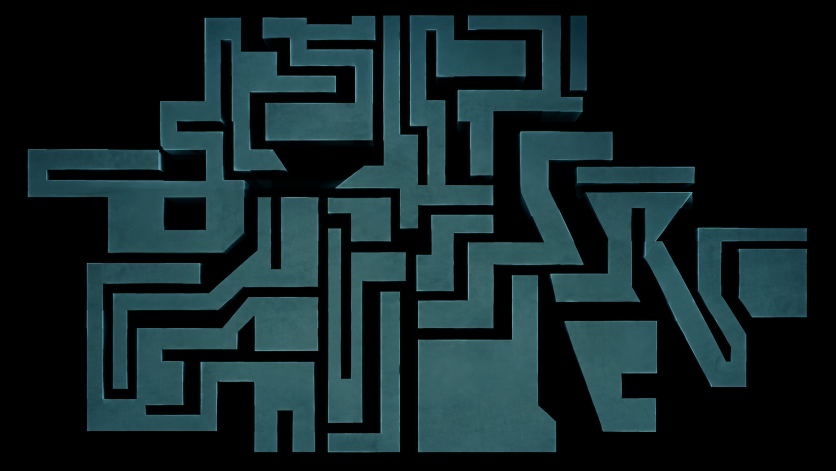
#> input picture assets/runtime/images/Carrier maze.png, 1672 x 941 px (shown at 1/2 size); its folder holds only this picture in this run
$ python track-maze-wall-flow.py
#> lines starting #> are read from the running program, lines starting #| are printed output that depends on the picture
"""Second local trial: forward/backward checked optical-flow tracks into COLMAP.
Run after track-maze-wall.py; uses its static-wall masks and processing inputs.
"""
import pathlib,json,sqlite3
import cv2
import numpy as np
import pycolmap as pc
base=pathlib.Path(__file__).resolve().parents[2]/'test-results/maze-arena/maze-wall-video'
reports=[]
for clip in [1,2]:
 source=base/f'sfm-clip{clip}'; output=base/f'flow-clip{clip}';output.mkdir(exist_ok=True)
 paths=sorted((source/'images').glob('*.png')); observations=[];frames=[];next_id=0
 previous=None;active=np.empty((0,1,2),np.float32);ids=np.empty(0,np.int64)
 for path in paths:
  gray=cv2.imread(str(path),0);gray=cv2.GaussianBlur(gray,(7,7),1.4)
#> after `gray = cv2.imread(str(path), 0)`:
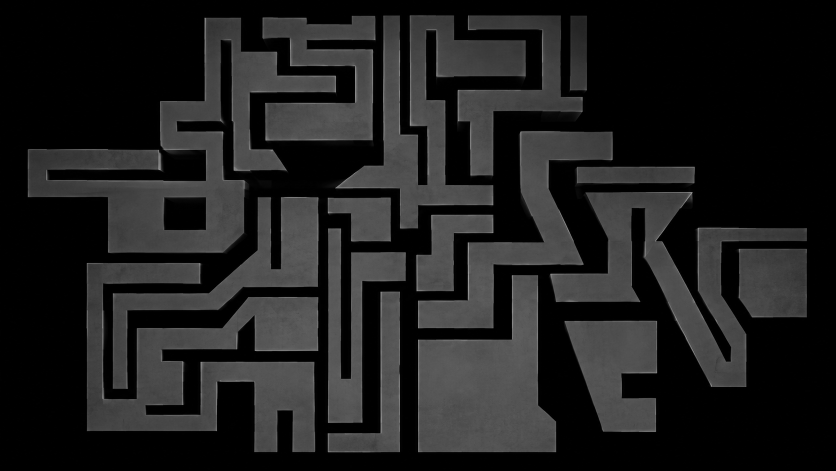
#> gray: shape (941, 1672) (shown at 1/2 size); min 0, max 177, mean 30.7
  mask=cv2.imread(str(source/'masks'/(path.name+'.png')),0)
  if previous is not None and len(active):
   moved,ok,err=cv2.calcOpticalFlowPyrLK(previous,gray,active,None,winSize=(31,31),maxLevel=4,criteria=(cv2.TERM_CRITERIA_EPS|cv2.TERM_CRITERIA_COUNT,40,.01))
   back,back_ok,_=cv2.calcOpticalFlowPyrLK(gray,previous,moved,None,winSize=(31,31),maxLevel=4)
   xy=moved[:,0];h,w=gray.shape
   inside=(xy[:,0]>=2)&(xy[:,0]<w-2)&(xy[:,1]>=2)&(xy[:,1]<h-2)
   ix=np.clip(xy[:,0].astype(int),0,w-1);iy=np.clip(xy[:,1].astype(int),0,h-1)
   valid=inside&(ok[:,0]>0)&(back_ok[:,0]>0)&(np.linalg.norm(back[:,0]-active[:,0],axis=1)<.7)&(err[:,0]<18)&(mask[iy,ix]>0)
   active=moved[valid];ids=ids[valid]
#> (the run stopped early here; a loop or call above may not have finished)
